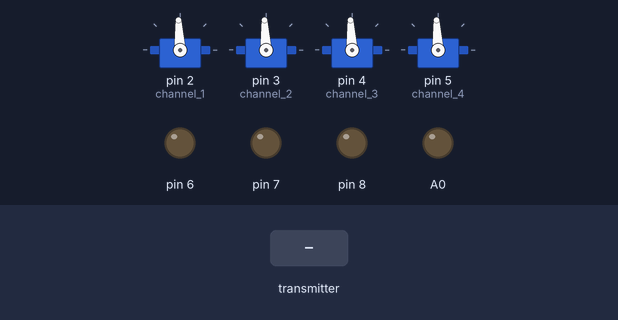
Bench run of a sketch on a simulated Arduino Pro Mini, built with avr-gcc and run on an emulated ATmega328P. Parts: 4 × servo, output pins drawn as LEDs (lit = HIGH). The inputs (shaded band) are chosen by the test bench. No radio packets arrive unless stated.

Above: at 1.2 s.
1.3 s: the transmitter starts sending ch1 = 0
At 1.9 s:
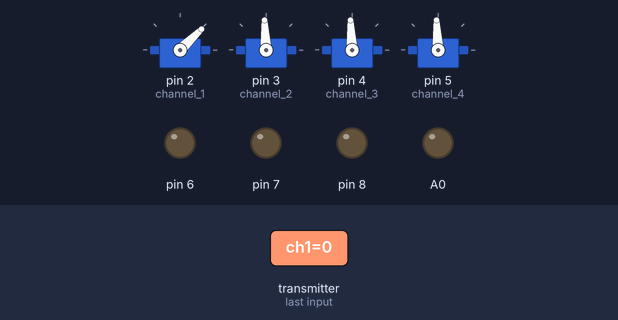
2.8 s: the transmitter starts sending ch2 = 0
At 4.0 s:
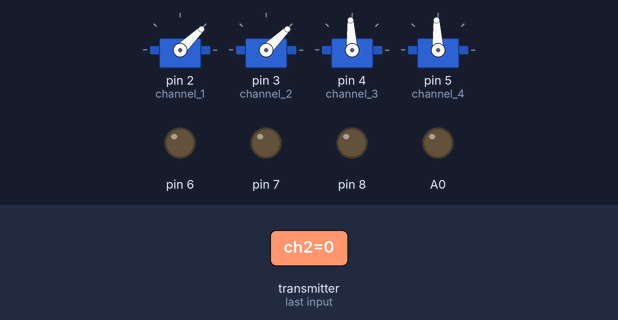
4.3 s: the transmitter starts sending ch3 = 0
At 5.4 s:
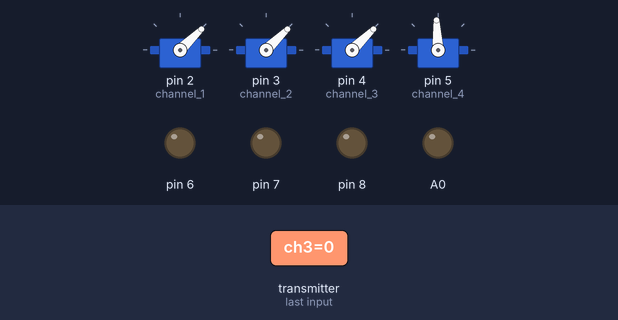
5.8 s: the transmitter starts sending ch4 = 0
At 6.5 s:
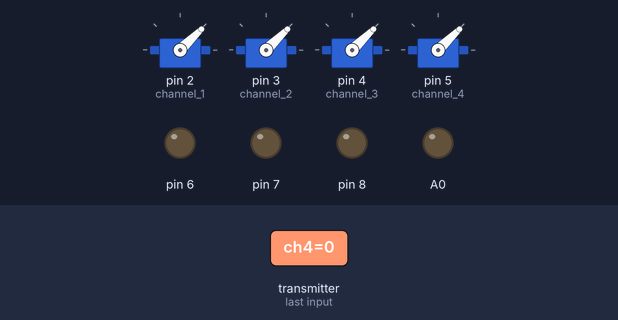
7.3 s: the transmitter starts sending ch1 = 64
At 7.7 s:
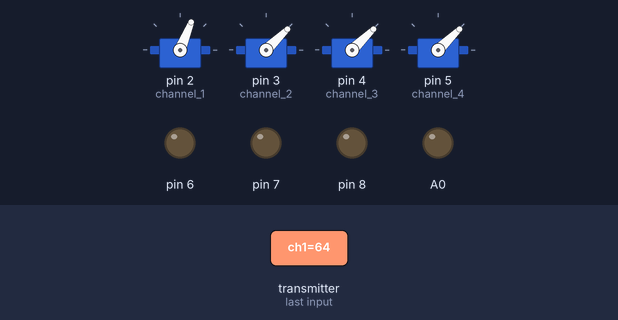
8.8 s: the transmitter starts sending ch2 = 64
At 10.0 s:
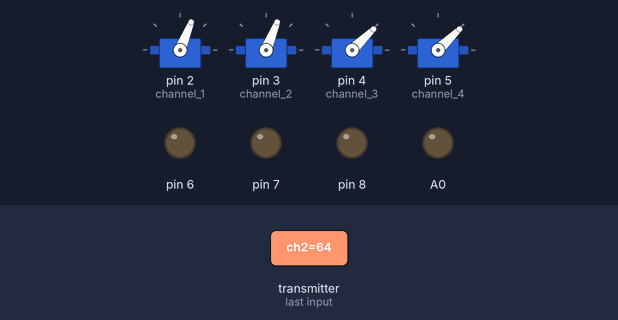
Timing chart, 0 to 11.3 s (numbered marks = the images above; inputs shaded):
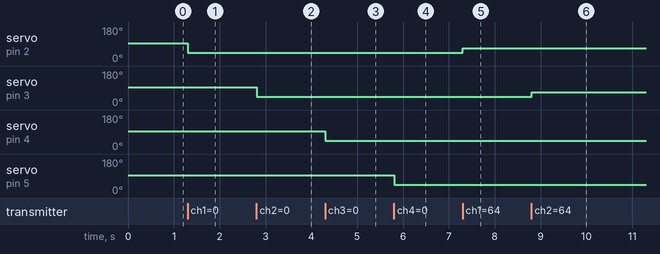

Measured:
- after the input at 1.3 s, servo on pin 2 (channel_1): 93° → 44° at once
- after the input at 2.8 s, servo on pin 3 (channel_2): 93° → 44° at once
- after the input at 4.3 s, servo on pin 4 (channel_3): 93° → 44° at once
- after the input at 5.8 s, servo on pin 5 (channel_4): 93° → 44° at once
- after the input at 7.3 s, servo on pin 2 (channel_1): 44° → 68° at once
- after the input at 8.8 s, servo on pin 3 (channel_2): 44° → 68° at once

The sketch:

Receiver_Code.ino
```cpp
/*A basic 8 channel receiver using an Arduino Pro Mini and the nRF24L01 module - code originally by Electronoobs.
 Code modified by Max Imagination to suit the Arduino-based Pistol-grip transmitter.
 Like, share and subscribe to ELECTRONOOBS & Max Imagination.
 http://www.youtube/c/electronoobs
 &
 https://www.youtube.com/max-imagination

 First we include the libraries. Download it from
   my webpage if you don't have the NRF24 library */
#include <SPI.h>
#include <nRF24L01.h>
#include <RF24.h>
#include <Servo.h>      //To create PWM signals we need this lybrary

const uint64_t pipeIn = 0xE8E8F0F0E1LL; // Remember that this code is the same as in the transmitter
RF24 radio(9, 10); // CSN and CE pins

struct Received_data {
  byte ch1;
  byte ch2;
  byte ch3;
  byte ch4;
  byte ch5;
  byte ch6;
  byte ch7;
  byte ch8;
};

Received_data received_data;

Servo channel_1;
Servo channel_2;
Servo channel_3;
Servo channel_4;

void reset_the_Data() {
  received_data.ch1 = 127;
  received_data.ch2 = 127;
  received_data.ch3 = 127;
  received_data.ch4 = 127;
  received_data.ch5 = 0;
  received_data.ch6 = 0;
  received_data.ch7 = 0;
  received_data.ch8 = 0;
}

void setup() {
  // Attach servos to pins for channels 1-4
  channel_1.attach(2);
  channel_2.attach(3);
  channel_3.attach(4);
  channel_4.attach(5);

  // Set AUX channels as digital outputs
  pinMode(6, OUTPUT);
  pinMode(7, OUTPUT);
  pinMode(8, OUTPUT);
  pinMode(A0, OUTPUT);

  reset_the_Data();

  radio.begin();
  radio.setAutoAck(false);
  radio.setDataRate(RF24_250KBPS);
  radio.openReadingPipe(1, pipeIn);
  radio.startListening();
}

unsigned long lastRecvTime = 0;

void receive_the_data() {
  while (radio.available()) {
    radio.read(&received_data, sizeof(Received_data));
    lastRecvTime = millis();
  }
}

void loop() {
  receive_the_data();

  unsigned long now = millis();
  if (now - lastRecvTime > 1000) {
    reset_the_Data();
  }

  int ch1_value = map(received_data.ch1, 0, 255, 1000, 2000);
  int ch2_value = map(received_data.ch2, 0, 255, 1000, 2000);
  int ch3_value = map(received_data.ch3, 0, 255, 1000, 2000);
  int ch4_value = map(received_data.ch4, 0, 255, 1000, 2000);

  channel_1.writeMicroseconds(ch1_value);
  channel_2.writeMicroseconds(ch2_value);
  channel_3.writeMicroseconds(ch3_value);
  channel_4.writeMicroseconds(ch4_value);

  // Set AUX channels as HIGH or LOW based on received data
  digitalWrite(6, received_data.ch5 == 1 ? HIGH : LOW);
  digitalWrite(7, received_data.ch6 == 1 ? HIGH : LOW);
  digitalWrite(8, received_data.ch7 == 1 ? HIGH : LOW);
  digitalWrite(A0, received_data.ch8 == 1 ? HIGH : LOW);
}
```
